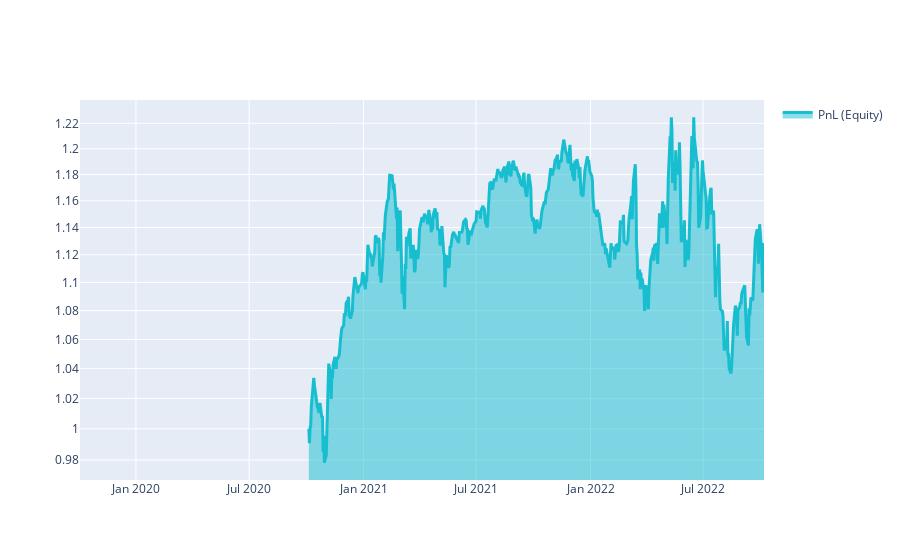

Notebook code for this chart:
### Markdown cell above
# Q18 Quick Start

This template shows you the basic steps for taking part to the **Q18 NASDAQ-100 Stock Long-Short contest**.

### Code cell
import xarray as xr

import qnt.ta as qnta
import qnt.data as qndata
import qnt.output as qnout
import qnt.stats as qns

data = qndata.stocks.load_ndx_data(min_date="2019-10-03")

close     = data.sel(field="close")
is_liquid = data.sel(field="is_liquid")
sma_slow  = qnta.sma(close, 200)
sma_fast  = qnta.sma(close, 20)
weights   = xr.where(sma_slow < sma_fast, 1, -1)
weights   = weights * is_liquid

weights = qnout.clean(weights, data, "stocks_nasdaq100")

# calc stats
stats = qns.calc_stat(data, weights.sel(time=slice("2020-10-03", None)))
display(stats.to_pandas().tail())

# graph
performance = stats.to_pandas()["equity"]
import qnt.graph as qngraph

qngraph.make_plot_filled(performance.index, performance, name="PnL (Equity)", type="log")

### Figure 1 — Plotly figure (JSON) as saved in the notebook; plotly's stock layout.template omitted (floating-point values rounded to 4 significant figures; data arrays with more than 128 entries replaced by an {"elided": "..."} marker saying what was removed)
{"data": [{"fill": "tonexty", "line": {"color": "#17BECF", "width": 3}, "name": "PnL (Equity)", "type": "scatter", "x": {"elided": "760 str values"}, "y": {"elided": "760 float values"}}], "layout": {"showlegend": true, "yaxis": {"range": [-0.01443, 0.09294], "type": "log"}}}
